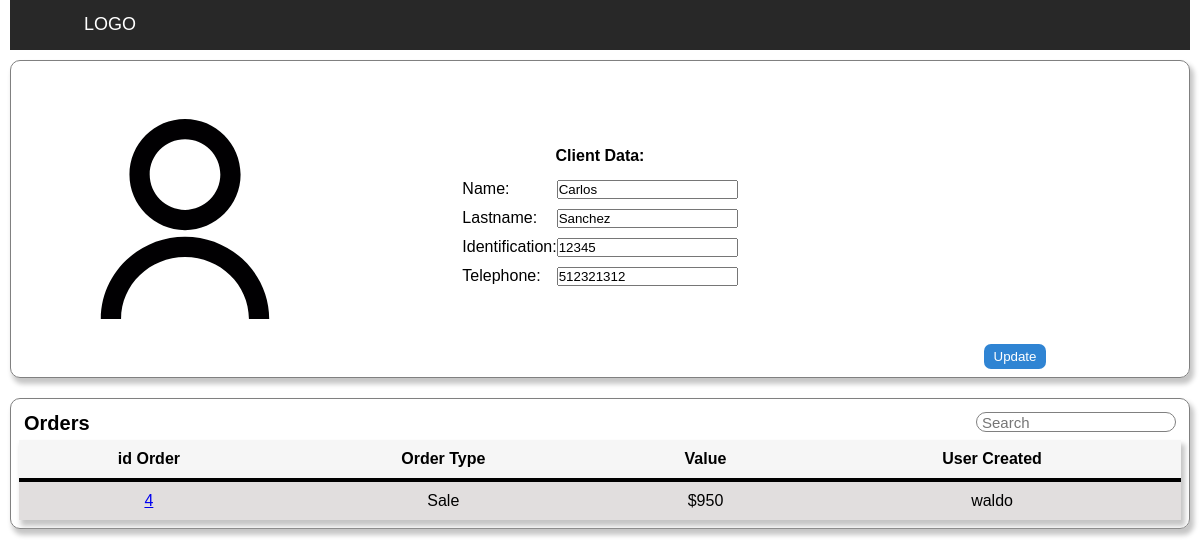
The app's page /inventory/show-client/1, older data.
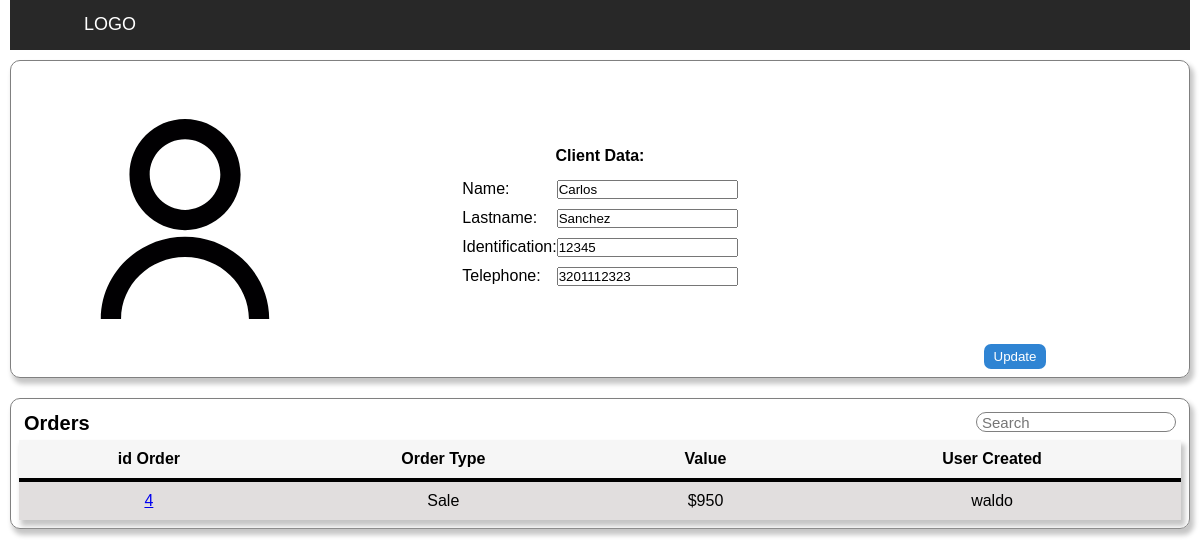
The same page, newer data.
### inventory/models.py (models this page shows)
class Client(models.Model):
    name = models.CharField(max_length=192, null=True)
    lastname = models.CharField(max_length=192, null=True)
    tel =  models.IntegerField()
    id_number = models.IntegerField()

### inventory/views.py (the view, shortened to what this page needs)
# urls.py: path('show-client/<str:id>',views.client_view, name='client_view'),
def client_view(request,id):
    client = Client.objects.get(pk=id)
    orders = Order.objects.filter(client = client)
    return render(request, "inventory/show-client.html",{"client":client,"orders":orders})

### inventory/templates/inventory/show-client.html (shortened to what this page needs)
{% extends "inventory/layout.html" %}
{% load static %}
{% block body %}
<div class="page">
    <div class="container_flex">
        <div class="box-client">
            <img src="{% static 'images/user2.svg' %}" width="50px">
        </div>
        <div class="box-client  ft-mid">
            <div id="text_date">
                Client Data:
            </div>
            <form action="{{client.id}}" class="item_client" method="POST">
                <p> Name: <input type="text" name="name" value="{{client.name}}"></p>
                <p> Lastname: <input type="text" name="lastname" value="{{client.lastname}}"></p>
                <p> Identification: <input type="text" name="identification" value="{{client.id_number}}"> </p>
                <p> Telephone: <input type="text" name="telephone" value="{{client.tel}}"> </p>
            </div>
            <div class="box-client ft-end">
                <button class="button_blue" type="submit"> Update </button>
            </div>
    </div>
    <div class="container_flex ft-colum">
        <div class="head-cont">
            <strong>Orders </strong>
            <input class="head-cont" id="searchTerm" type="text" onkeyup="search_item()" placeholder="Search">
        </div>
        <div>
            <table id="date-table">
                <thead>
                    <th>id Order</th>
                    <th>Order Type</th>
                    <th>Value</th>
                    <th>User Created</th>
                </thead>
                <tbody>
                    {% for order in orders %}
                    <tr>
                        <td><a href="/inventory/show-order/{{order.id}} ">{{order.id}}  </a> </td>
                        <td>{{order.kind}}</td>
                        <td>${{order.value}}</td>
                        <td>{{order.user.username}}</td>
                    </tr>
                    {% endfor %}
                </tbody>
            </table>
        </div>
    </div>
</div>
{% endblock %}

Row changes from the older to the newer data that the page shows:
changed Client "Carlos": telephone "512321312" → "3201112323"
